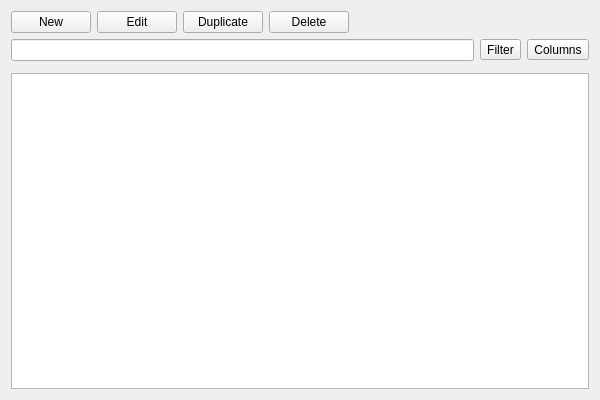
<?xml version="1.0" encoding="UTF-8"?>
<ui version="4.0">
 <class>DockRoutes</class>
 <widget class="QWidget" name="DockRoutes">
  <property name="geometry">
   <rect>
    <x>0</x>
    <y>0</y>
    <width>600</width>
    <height>400</height>
   </rect>
  </property>
  <property name="windowTitle">
   <string>Form</string>
  </property>
  <layout class="QVBoxLayout" name="verticalLayout">
   <item>
    <layout class="QHBoxLayout" name="horizontalLayout">
     <item>
      <widget class="QPushButton" name="pbNew">
       <property name="text">
        <string>New</string>
       </property>
      </widget>
     </item>
     <item>
      <widget class="QPushButton" name="pbEdit">
       <property name="text">
        <string>Edit</string>
       </property>
      </widget>
     </item>
     <item>
      <widget class="QPushButton" name="pbDuplicate">
       <property name="text">
        <string>Duplicate</string>
       </property>
      </widget>
     </item>
     <item>
      <widget class="QPushButton" name="pbDelete">
       <property name="text">
        <string>Delete</string>
       </property>
      </widget>
     </item>
     <item>
      <spacer name="horizontalSpacer">
       <property name="orientation">
        <enum>Qt::Orientation::Horizontal</enum>
       </property>
       <property name="sizeHint" stdset="0">
        <size>
         <width>40</width>
         <height>20</height>
        </size>
       </property>
      </spacer>
     </item>
    </layout>
   </item>
   <item>
    <layout class="QHBoxLayout" name="horizontalLayout_2">
     <item>
      <widget class="WdgProjectDataTableQuickSearchLineEdit" name="leSearch"/>
     </item>
     <item>
      <widget class="QToolButton" name="tbFilter">
       <property name="text">
        <string>Filter</string>
       </property>
      </widget>
     </item>
     <item>
      <widget class="QToolButton" name="tbColumns">
       <property name="text">
        <string>Columns</string>
       </property>
       <property name="popupMode">
        <enum>QToolButton::ToolButtonPopupMode::InstantPopup</enum>
       </property>
      </widget>
     </item>
    </layout>
   </item>
   <item>
    <widget class="WdgFilterBanner" name="filterBanner" native="true"/>
   </item>
   <item>
    <widget class="WdgProjectDataTableView&lt;Route&gt;" name="twRoutes">
     <property name="selectionBehavior">
      <enum>QAbstractItemView::SelectionBehavior::SelectRows</enum>
     </property>
     <property name="sortingEnabled">
      <bool>true</bool>
     </property>
     <attribute name="verticalHeaderVisible">
      <bool>false</bool>
     </attribute>
     <attribute name="verticalHeaderMinimumSectionSize">
      <number>20</number>
     </attribute>
     <attribute name="verticalHeaderDefaultSectionSize">
      <number>20</number>
     </attribute>
     <attribute name="verticalHeaderShowSortIndicator" stdset="0">
      <bool>true</bool>
     </attribute>
    </widget>
   </item>
  </layout>
 </widget>
 <customwidgets>
  <customwidget>
   <class>WdgProjectDataTableView&lt;Route&gt;</class>
   <extends>QTableView</extends>
   <header>src\ui\widgets\WdgProjectDataTableView.h</header>
  </customwidget>
  <customwidget>
   <class>WdgFilterBanner</class>
   <extends>QWidget</extends>
   <header>src\ui\widgets\WdgFilterBanner.h</header>
   <container>1</container>
  </customwidget>
  <customwidget>
   <class>WdgProjectDataTableQuickSearchLineEdit</class>
   <extends>QLineEdit</extends>
   <header>src\ui\widgets\WdgProjectDataTableQuickSearchLineEdit.h</header>
  </customwidget>
 </customwidgets>
 <resources/>
 <connections/>
</ui>
